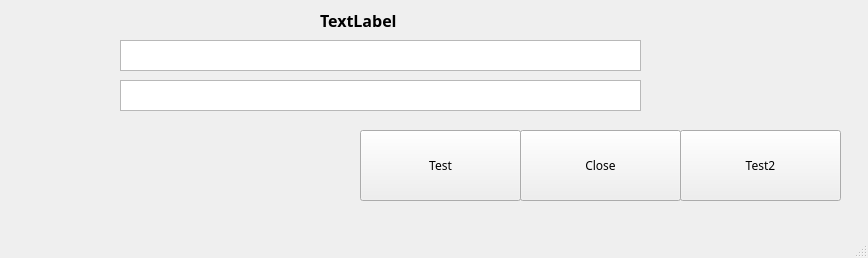
<?xml version="1.0" encoding="UTF-8"?>
<ui version="4.0">
 <class>MainWindow</class>
 <widget class="QMainWindow" name="MainWindow">
  <property name="geometry">
   <rect>
    <x>0</x>
    <y>0</y>
    <width>868</width>
    <height>258</height>
   </rect>
  </property>
  <property name="font">
   <font>
    <family>맑은 고딕</family>
   </font>
  </property>
  <property name="windowTitle">
   <string>PyQT5 Test 2</string>
  </property>
  <widget class="QWidget" name="centralwidget">
   <widget class="QTextEdit" name="textEdit">
    <property name="geometry">
     <rect>
      <x>120</x>
      <y>40</y>
      <width>521</width>
      <height>31</height>
     </rect>
    </property>
   </widget>
   <widget class="QTextEdit" name="textEdit_2">
    <property name="geometry">
     <rect>
      <x>120</x>
      <y>80</y>
      <width>521</width>
      <height>31</height>
     </rect>
    </property>
   </widget>
   <widget class="QPushButton" name="pushButton">
    <property name="geometry">
     <rect>
      <x>360</x>
      <y>130</y>
      <width>161</width>
      <height>71</height>
     </rect>
    </property>
    <property name="text">
     <string>Test</string>
    </property>
   </widget>
   <widget class="QPushButton" name="pushButton_2">
    <property name="geometry">
     <rect>
      <x>520</x>
      <y>130</y>
      <width>161</width>
      <height>71</height>
     </rect>
    </property>
    <property name="text">
     <string>Close</string>
    </property>
   </widget>
   <widget class="QLabel" name="label">
    <property name="geometry">
     <rect>
      <x>320</x>
      <y>10</y>
      <width>541</width>
      <height>21</height>
     </rect>
    </property>
    <property name="font">
     <font>
      <family>맑은 고딕</family>
      <pointsize>12</pointsize>
      <weight>75</weight>
      <bold>true</bold>
     </font>
    </property>
    <property name="text">
     <string>TextLabel</string>
    </property>
   </widget>
   <widget class="QPushButton" name="pushButton_3">
    <property name="geometry">
     <rect>
      <x>680</x>
      <y>130</y>
      <width>161</width>
      <height>71</height>
     </rect>
    </property>
    <property name="text">
     <string>Test2</string>
    </property>
   </widget>
  </widget>
  <widget class="QMenuBar" name="menubar">
   <property name="geometry">
    <rect>
     <x>0</x>
     <y>0</y>
     <width>868</width>
     <height>21</height>
    </rect>
   </property>
  </widget>
  <widget class="QStatusBar" name="statusbar"/>
 </widget>
 <resources/>
 <connections/>
</ui>
